Frame 1 (no input): blank canvas, image omitted
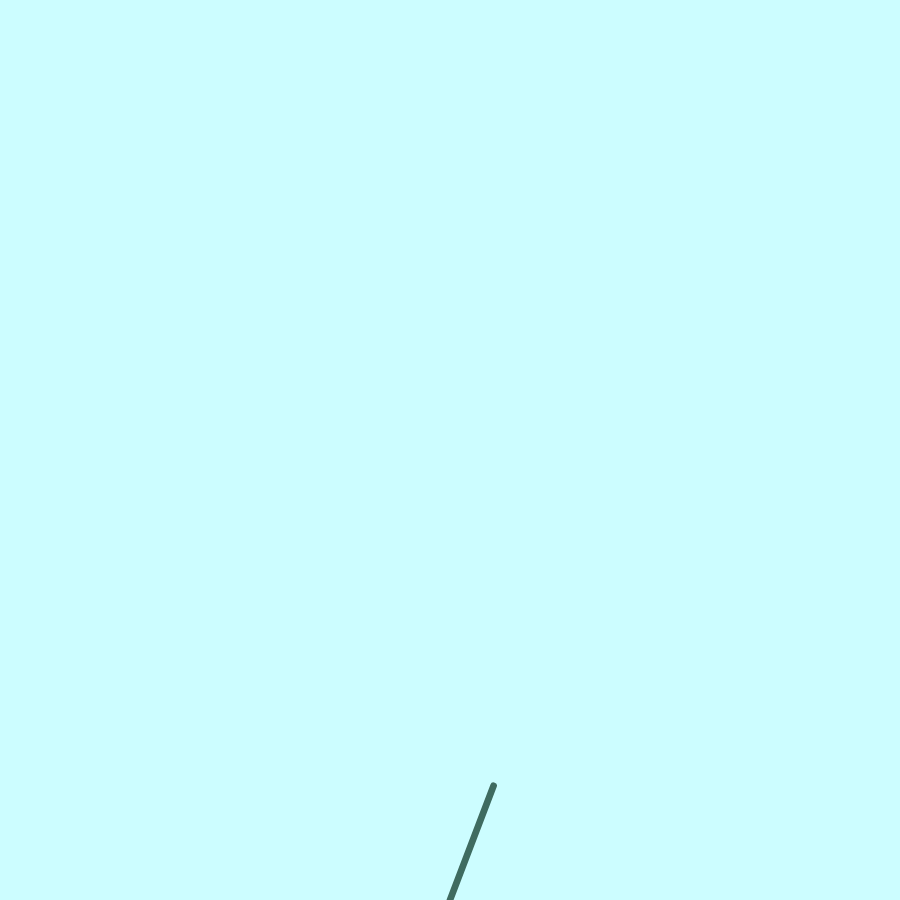
Frame 60 (no input)
Frame 120 (the mouse pressed at the canvas centre since frame 60): blank canvas, image omitted

The p5.js sketch that drew this single still picture (run headless with seeded random() and noise() and a simulated clock; from frame 60 on, the mouse is pressed at the canvas centre):

// p5.js sketch
// ── sketch.js
let autoplay = false;
let showFrameRate = false;
let clearsBackground = true;

let rotRange = 10;
let sizeDecay = 0.7;
let lengthDecay = 0.91
let time = 0;
let lengthRand = 1.0;
let bloomWidthRatio = 0.6;
let mDamp = 0.00002;
let wDamp = 0.003;
let mFriction = 0.98;

// tree
let tree;
let startLength;
let startSize;
let level = 10;

// wind
let windEnabled = true;
let mouseWind = 0;
let mouseWindV = 0;

// colors
let bgColor;
let branchHue = 50;
let leafHue = 150;
let leafSat = 100;
let trunkColor;
let bgColorlet;
let flowerColor;

function setup() {
  createCanvas(900, 900);
  colorMode(HSB);
  ellipseMode(CENTER);


  randomize();
  reset();
}

function reset() {
  background(bgColor);
  tree = new Tree(startLength, startSize, rotRange, level,
    lengthRand, windEnabled, mouseWind);
};

function randomize() {

  randomizeBackground();
  randomizeColor();
  rotRange = random(20, 60);
  // rotDecay = random(0.9, 1.1);
  startLength = random(20, 80);
  startSize = round(random(3, 20));
  lengthRand = random(0.0, 0.2);
  // leafChance = random(0.3, 0.9);
  sizeDecay = random(0.6, 0.7);
  lengthDecay = map(startLength, 20, 80, 1.1, 0.85);
  // leafLevel = round(random(0, 4));
  bloomWidthRatio = random(0.01, 0.9);
  // bloomSizeAverage = round(random(10, 40));

  mDamp = 0.00002;
  wDamp = 0.005;
  mFriction = 0.96;

  flowerWidth = random(5, 15);
  flowerHeight = random(10, 30);
  // flowerChance = 0.1;
}

function randomizeBackground() {
    bgColor = color(floor(random(255)), floor(random(0, 100)), 255);
}

function randomizeColor() {
  branchHue = round(random(0, 255));
  leafHue = round(random(0, 255));
  leafSat = round(random(0, 255));
  flowerColor = round(random(255)), round(random(0, 255)), 255;
  if (tree) tree.randomizeColor();
}

function keyPressed() {
  if (key == 'f') showFrameRate = !showFrameRate;
  if (key == 'a') autoplay = !autoplay;
  if (key == 'p') clearsBackground = !clearsBackground;
  if (key == 'w') windEnabled = !windEnabled;
  if (key == 'r') reset();
  if (key == 'b') randomizeBackground();
  if (key == 'c') randomizeColor();
}

function mousePressed() {
  time = 0;
  randomize();
  reset();
  // if(tree) tree.randomize();
}

function displayFrameRatePS() {
  // textFont(font, 18);
  fill(150);
  let output = "fps=";
  output += frameRate();
  text(output, 10, 30);
}

function draw() {

  if (autoplay)
  {
    time++;
    if (time > 600)
    {
      time = 0;
      randomize();
      reset();
    }
  }

  let dx = mouseX - pmouseX;
  mouseWindV += dx * mDamp;
  mouseWindV += (0 - mouseWind) * wDamp;
  mouseWindV *= mFriction;
  mouseWind += mouseWindV;

  if (clearsBackground) background(bgColor);
  if (showFrameRate) displayFrameRatePS();
  translate(width/2, height);
  tree.draw();

}

// ── tree.js
let s = 0;
let levelMax = 8;

// wind / movement
let windFactor = 1.0;

// color
let branchColor;
let leafColor;

// flower
let doesBloom;
let bloomSize;
let bloomSizeAverage = 50;
let doesFlower = false;
let flowerScale = 0.0;
let flowerScaleT = 1.0;
let flowerBright = 255;
let flowerDelay;
let flowerChance = 0.1;
let flowerWidth = 10;
let flowerHeight = 20;


// leaf
let leafRot;
let leafScale = 0.0;
let leafDelay;
let leafLevel = 2;
let leafChance = 0.3;
let rotDecay = 1.1;

let tree1;
let tree2;


  function Tree(len, size, rotRange, level, lengthRand, mouseWind) {
    this.len = len * (1 + random(-lengthRand, lengthRand*50));
    this.size = size;
    this.level = level;
    this.windEnabled = windEnabled;
    this.mouseWind = mouseWind;

    this.rot = radians(random(-rotRange, rotRange));

    if (level < leafLevel ) this.rot *= 0.3;
    if (level == 0 ) this.rot = 0;

    windFactor = random(0.1, 1);
    doesBloom = true;

    if (level >= leafLevel && random(1) < leafChance) doesBloom = true ;

    bloomSize = random(bloomSizeAverage*0.7, bloomSizeAverage*1.3);
    leafRot = radians(random(-180, 180));
    flowerScaleT = random(0.8, 1.2);
    flowerDelay = round(random(200, 250));
    leafDelay = random(50, 150);
    randomizeColor();



    if (random(1) < random(flowerChance)) doesFlower = true ;

    let rr = rotRange * rotDecay;



    if (level < levelMax) {
        tree1 = new Tree(this.len*lengthDecay, this.size*sizeDecay, rr, level+1, lengthRand);
        tree2 = new Tree(this.len*lengthDecay, this.size*sizeDecay, rr, level+1, lengthRand);
    }

    this.draw = function() {
      strokeWeight(this.size);
      s += (1.0 - s) / (15 + (level*5));
      scale(s);

      push();
        if (level >= leafLevel ) {
          stroke(165,42,42);
          // stroke(branchColor);
        } else {
          stroke(0);
        }


      let rotOffset = sin( noise( millis() * 0.000006  * (level*1) ) * 100 );
        // console.log(windEnabled)
      if (!this.windEnabled) rotOffset = 0 ;

      if (level >= leafLevel ) {
        stroke(165,42,42);
        // stroke(branchColor);
      } else {
        stroke(0);
      }
     rotate(this.rot + (rotOffset * 0.1 + this.mouseWind) * windFactor);
     line(0, 0, 0, -this.len);
     translate(0, -this.len);

     // draw leaves
     if (doesBloom) {
        if (leafDelay < 0) {
          leafScale += (1.0 - leafScale) * 0.05;
          // fill(leafColor);
          fill(leafHue, leafSat, 100);
          noStroke();
          push();
          scale(leafScale);
          rotate(leafRot);
          console.log(bloomSize);
          translate(1, bloomSize/2);
          ellipse(0, 0, bloomSize*bloomWidthRatio, bloomSize);
          pop();
        } else {
          leafDelay--;
        }
    }


     // draw flowers

     if (doesFlower && level > levelMax-3) {

        if (flowerDelay < 0) {
          push();
          flowerScale += (flowerScaleT - flowerScale) * 0.1;
          scale(flowerScale);
          rotate(flowerScale*3);
          noStroke();
          fill(hue(255, 0, 255), saturation(255, 0, 255), flowerBright);
          fill(hue(flowerColor), saturation(flowerColor), flowerBright);
          ellipse(0, 0, flowerWidth, flowerHeight);
          rotate(radians(360/3));
          ellipse(0, 0, flowerWidth, flowerHeight);
          rotate(radians(360/3));
          ellipse(0, 0, flowerWidth, flowerHeight);
          fill(branchHue, 255, 100);
          // fill(branchColor);
          ellipse(0, 0, 5, 5);
          pop();
        } else {
          flowerDelay--;
        }
      }
  }



  if (tree1) {
    push();
      tree1.draw();
    pop();
  }

  if (tree2) {
    push();
      tree2.draw();
    pop();
  }


  this.randomizeColor = function() {
       branchColor = color(branchHue, random(170, 255), random(100, 200));
       leafColor = (leafHue, leafSat, random(100, 255));
       flowerBright = random(200, 255);

       if (tree1) tree1.randomizeColor();
       if (tree2) tree2.randomizeColor();
  }
}
